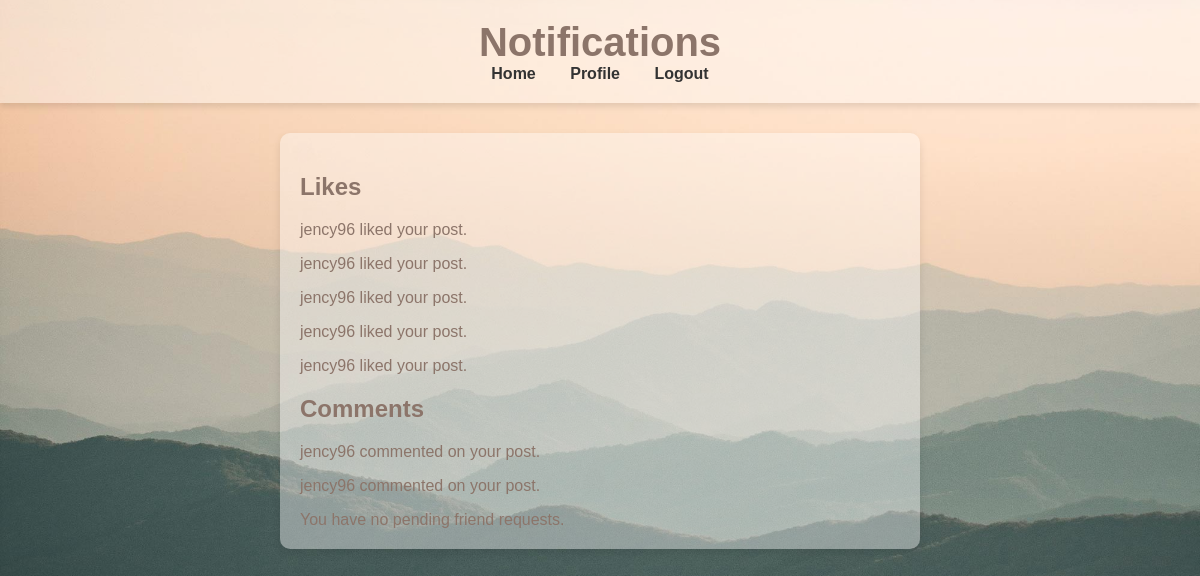
The page /notification.php (signed in) on the database its author committed.
### tables this page shows
CREATE TABLE `likes` (
  `like_id` int(11) NOT NULL,
  `post_id` int(11) NOT NULL,
  `user_id` int(11) NOT NULL,
  `created_at` timestamp NOT NULL DEFAULT current_timestamp()
);

CREATE TABLE `users` (
  `id` int(11) NOT NULL,
  `name` varchar(100) NOT NULL,
  `username` varchar(50) NOT NULL,
  `email` varchar(100) NOT NULL,
  `password` varchar(255) NOT NULL,
  `date_of_birth` date DEFAULT NULL,
  `gender` enum('male','female','other') DEFAULT NULL,
  `phone` varchar(15) DEFAULT NULL,
  `profile_pic` varchar(255) DEFAULT 'img/profile_picture/default_dp.jpeg',
  `created_at` timestamp NOT NULL DEFAULT current_timestamp(),
  `theme` enum('light','dark') DEFAULT 'light',
  `visibility` enum('public','private') DEFAULT 'public',
  `bio` varchar(255) DEFAULT NULL
);

CREATE TABLE `comments` (
  `comment_id` int(11) NOT NULL,
  `post_id` int(11) NOT NULL,
  `user_id` int(11) NOT NULL,
  `comment_text` text NOT NULL,
  `created_at` timestamp NOT NULL DEFAULT current_timestamp()
);

### display_likes.php (the view, shortened to what this page needs)
<?php
require 'db.php';
$current_user_id = $_SESSION['user_id'];
$likes_query = "
    SELECT l.*, u.username
    FROM likes l
    JOIN users u ON l.user_id = u.id
    WHERE l.user_id = ?
    ORDER BY l.created_at DESC
";
$stmt_likes = $conn->prepare($likes_query);
$stmt_likes->bind_param("i", $current_user_id);
$stmt_likes->execute();
$likes_notifications = $stmt_likes->get_result();
if ($likes_notifications->num_rows > 0) {
    echo "<h2>Likes</h2>";
    while ($like = $likes_notifications->fetch_assoc()) {
        echo "<p>{$like['username']} liked your post.</p>";
    }
} else {
    echo "<p>No likes notifications.</p>";
}

### display_comments.php (shortened to what this page needs)
<?php
require 'db.php';
$current_user_id = $_SESSION['user_id'];
$comments_query = "
    SELECT c.*, u.username
    FROM comments c
    JOIN users u ON c.user_id = u.id
    WHERE c.user_id = ?
    ORDER BY c.created_at DESC
";
$stmt_comments = $conn->prepare($comments_query);
$stmt_comments->bind_param("i", $current_user_id);
$stmt_comments->execute();
$comments_notifications = $stmt_comments->get_result();
if ($comments_notifications->num_rows > 0) {
    echo "<h2>Comments</h2>";
    while ($comment = $comments_notifications->fetch_assoc()) {
        echo "<p>{$comment['username']} commented on your post.</p>";
    }
} else {
    echo "<p>No comments notifications.</p>";
}

### styles.css (style rules this page uses)
body { background: url('img/mountains.jpg') no-repeat center center fixed; background-size: cover; font-family: Arial, sans-serif; margin: 0; padding: 0; height: 100vh; overflow: hidden; }

### notification.php (style rules this page uses)
body { font-family: Arial, sans-serif; background-image: url('img/mountains.jpg'); background-size: cover; background-attachment: fixed; margin: 0; padding: 0; color: #8c756a; }

### rows shown on the page
likes: user.username "jency96"
likes: user.username "jency96"
likes: user.username "jency96"
likes: user.username "jency96"
likes: user.username "jency96"
comments: user.username "jency96"
comments: user.username "jency96"
